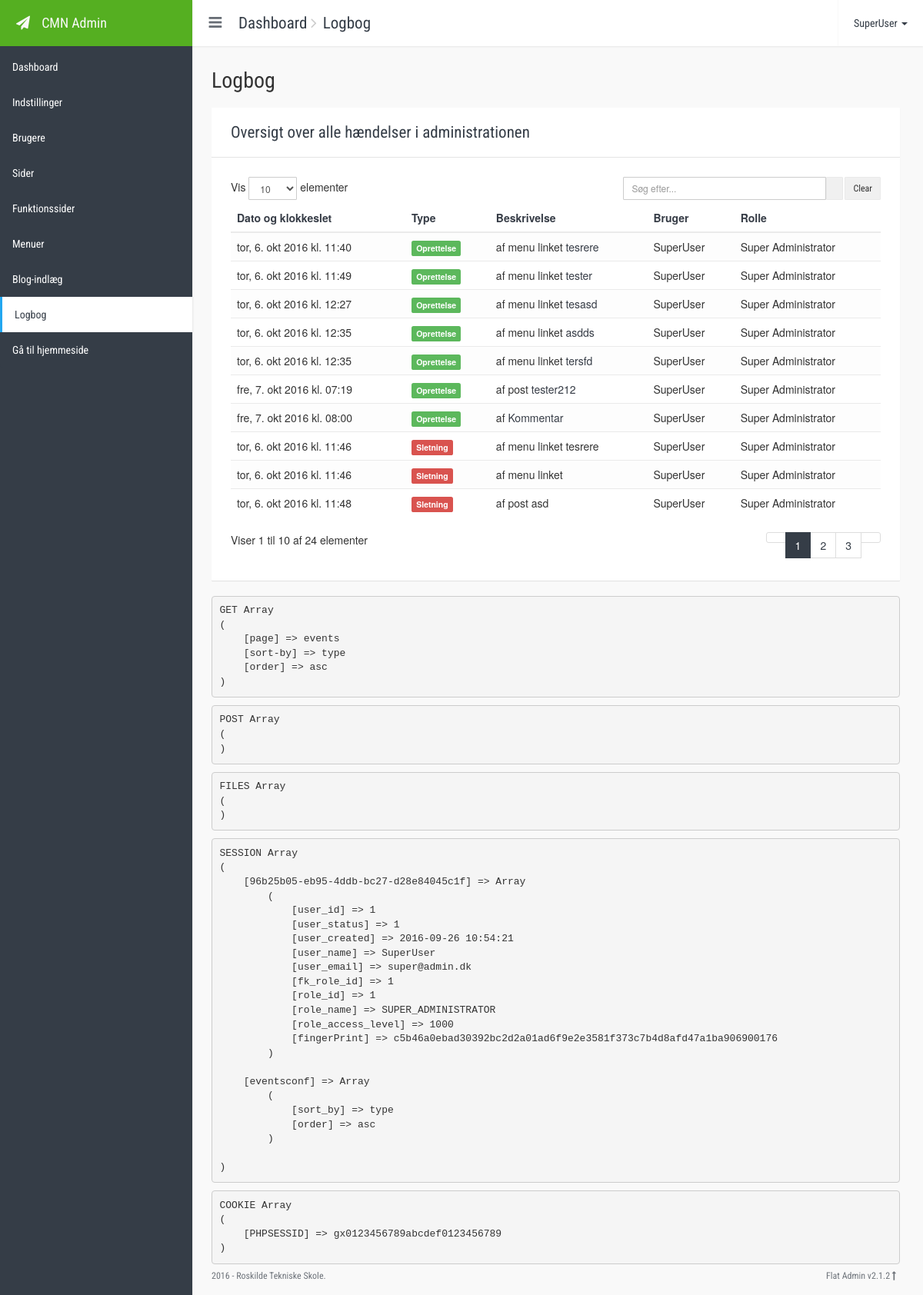
The page /cmk-cms/index.php?page=events&sort-by=type&order=asc (signed in) on the database its author committed.
### tables this page shows
CREATE TABLE IF NOT EXISTS `events` (
  `event_id` mediumint(8) unsigned NOT NULL AUTO_INCREMENT,
  `event_time` timestamp NOT NULL DEFAULT CURRENT_TIMESTAMP,
  `event_description` text NOT NULL,
  `event_access_level_required` smallint(4) unsigned NOT NULL,
  `fk_user_id` mediumint(8) unsigned DEFAULT NULL,
  `fk_event_type_id` tinyint(3) unsigned NOT NULL,
  PRIMARY KEY (`event_id`),
  KEY `fk_user_id` (`fk_user_id`),
  KEY `fk_event_type_id` (`fk_event_type_id`)
);

CREATE TABLE IF NOT EXISTS `event_types` (
  `event_type_id` tinyint(3) unsigned NOT NULL AUTO_INCREMENT,
  `event_type_name` varchar(45) NOT NULL,
  `event_type_class` varchar(7) NOT NULL,
  PRIMARY KEY (`event_type_id`)
);

CREATE TABLE IF NOT EXISTS `users` (
  `user_id` mediumint(8) unsigned NOT NULL AUTO_INCREMENT,
  `user_status` tinyint(1) unsigned NOT NULL DEFAULT '1' COMMENT '0=Disabled, 1=Enabled',
  `user_created` timestamp NOT NULL DEFAULT CURRENT_TIMESTAMP,
  `user_name` varchar(100) NOT NULL,
  `user_email` varchar(100) NOT NULL,
  `user_password` varchar(255) NOT NULL,
  `fk_role_id` tinyint(3) unsigned NOT NULL DEFAULT '4',
  PRIMARY KEY (`user_id`),
  KEY `fk_role_id` (`fk_role_id`)
);

CREATE TABLE IF NOT EXISTS `roles` (
  `role_id` tinyint(3) unsigned NOT NULL AUTO_INCREMENT,
  `role_name` varchar(25) NOT NULL,
  `role_access_level` smallint(5) unsigned NOT NULL,
  PRIMARY KEY (`role_id`)
);

### cmk-cms/config.php (called while the page is built, shortened)
<?php
$include_path = 'includes/';
include $include_path.'classes/db_conf.php';
include $include_path.'classes/login_class.php';
include $include_path.'classes/events.php';
$DB=new DB();
$userClass=new User();
$user=$userClass->getUser();
require $include_path . 'functions.php';
$timeStamp=FORMATTED_TIME;
$icons =
[
	'caret-down'	=> '<i class="fa fa-caret-down fa-fw" aria-hidden="true"></i>',
	'check'			=> '<i class="fa fa-check fa-fw" aria-hidden="true"></i>',
	'create'		=> '<i class="fa fa-plus fa-fw" aria-hidden="true"></i>',
	'edit'			=> '<i class="fa fa-pencil fa-fw" aria-hidden="true"></i>',
	'external-link'	=> '<i class="fa fa-external-link fa-fw" aria-hidden="true"></i>',
	'delete'		=> '<i class="fa fa-trash-o fa-fw" aria-hidden="true"></i>',
	'save'			=> '<i class="fa fa-floppy-o fa-fw" aria-hidden="true"></i>',
	'search'		=> '<i class="fa fa-search fa-fw" aria-hidden="true"></i>',
	'preview'		=> '<i class="fa fa-eye fa-fw" aria-hidden="true"></i>',
	'times'			=> '<i class="fa fa-times fa-fw" aria-hidden="true"></i>',
	'dashboard'		=> '<i class="fa fa-dashboard fa-fw" aria-hidden="true"></i>',
	'warning'		=> '<i class="fa fa-exclamation-triangle fa-fw" aria-hidden="true"></i>',
	'users'			=> '<i class="fa fa fa-users fa-fw" aria-hidden="true"></i>',
	'files'			=> '<i class="fa fa-files-o fa-fw" aria-hidden="true"></i>',
	'file-text'		=> '<i class="fa fa-file-text-o fa-fw" aria-hidden="true"></i>',
	'puzzle'		=> '<i class="fa fa-puzzle-piece fa-fw" aria-hidden="true"></i>',
	'sitemap'		=> '<i class="fa fa-sitemap fa-fw" aria-hidden="true"></i>',
	'comment'		=> '<i class="fa fa-comment fa-fw" aria-hidden="true"></i>',
	'comments'		=> '<i class="fa fa-comments-o fa-fw" aria-hidden="true"></i>',
	'sign-in'		=> '<i class="fa fa-sign-in fa-fw" aria-hidden="true"></i>',
	'sign-out'		=> '<i class="fa fa-sign-out fa-fw" aria-hidden="true"></i>',
	'sort'			=> '<i class="fa fa-sort fa-fw sortable-handle" aria-hidden="true"></i>',
	'sort-asc'		=> '<i class="fa fa-sort-amount-asc fa-fw" aria-hidden="true"></i>',
	'sort-desc'		=> '<i class="fa fa-sort-amount-desc fa-fw" aria-hidden="true"></i>',
	'user'			=> '<i class="fa fa-user fa-fw" aria-hidden="true"></i>',
	'previous'		=> '<i class="fa fa-angle-left fa-fw" aria-hidden="true"></i>',
	'next'			=> '<i class="fa fa-angle-right fa-fw" aria-hidden="true"></i>',
	'history'		=> '<i class="fa fa-history fa-fw" aria-hidden="true"></i>',
	'settings'		=> '<i class="fa fa-cog fa-fw" aria-hidden="true"></i>',
	'link'			=> '<i class="fa fa-link fa-fw" aria-hidden="true"></i>'
];
$show_pages_length=[
    '1'=>1,
    '2'=>2,
    '3'=>3,
    '10'=>10,
    '25'=>25,
    '50'=>50,
    '100'=>100,
];

### cmk-cms/includes/classes/db_conf.php (called while the page is built, shortened)
<?php
    class DB{
        private $h = "localhost";
        private $u = "root";
        private $p = "";
        private $d = "hfp2_nco_cms";
        protected $conn;
        public $countrows=true;
        function __construct(){
            $this->conn = new mysqli($this->h, $this->u, $this->p, $this->d);
            $this->conn->set_charset("utf8");
            $this->conn->query("SET lc_time_names='da_DK';");
        }
        function find($table,$obj = null){
            $parameters = array();
            if($obj){
                if(isset($obj['join'])){
                    foreach ($obj['join'] as $k=>$v) {
                        $parameters[] 	= $v['type'] . " JOIN " . $v['table'] . " ON " . $v['cond'];
                    }
                }
                if(isset($obj['cond']))  $parameters[] = "WHERE " . $obj['cond'];
            }
            $fields = $obj && isset($obj['fields']) ? $obj['fields'] : '*';
            $queryDefault="SELECT " . $fields . " FROM " . $table;
            $query=$queryDefault;
            if(count($parameters) > 0)
                $query .= " " . join(" ",$parameters);
            $result = $this->conn->query($query);
            $this->row_totals=$result->num_rows;
            if($this->countrows && $obj){
                if(isset($obj['order'])) $parameters[] = "ORDER BY " . $obj['order'];
                if(isset($obj['limit'])) $parameters[] = "LIMIT " . $obj['limit'];
                if(count($parameters) > 0)
                    $query = $queryDefault." " . join(" ",$parameters);
                $result = $this->conn->query($query);
                $this->row_totals_second=$result->num_rows;
            }
            $r2=array();
            if(!$result){
                query_error($this->conn->error,$query,__LINE__,__FILE__);
            }else if($result->num_rows > 0){
                while ($row = $result->fetch_assoc()) {
                    $r2[]=$row;
                }
            }
            return $r2;
        }
    }
?>

### cmk-cms/includes/classes/login_class.php (called while the page is built, shortened)
<?php
class User extends DB{
    private $user;
    private $user_key="96b25b05-eb95-4ddb-bc27-d28e84045c1f";
    function getUser(){
        return $this->user;
    }
    private function get_user_from_session() {
        $this->user = $_SESSION[$this->user_key];
    }
}
?>

### cmk-cms/view/events.php (the view, shortened to what this page needs)
<?php
$page_length = isset($_SESSION[$view_file.'conf']['page_length'])	? intval($_SESSION[$view_file.'conf']['page_length'])	: DEFAULT_PAGE_LENGTH;
$page_no 	 = isset($_SESSION[$view_file.'conf']['page_no'])		? $_SESSION[$view_file.'conf']['page_no']	: 1;
$sort_by	 = isset($_SESSION[$view_file.'conf']['sort_by'])		? $_SESSION[$view_file.'conf']['sort_by']	: 'timestamp';
$order 		 = isset($_SESSION[$view_file.'conf']['order'])		? $_SESSION[$view_file.'conf']['order']	: 'desc';
$search 	 = isset($_SESSION[$view_file.'conf']['search'])		? $_SESSION[$view_file.'conf']['search']	: '';
$icon_time		= $icon_type = $icon_desc = $icon_name = $icon_role = '';
if ($order  == 'desc')
{
	$new_order	= 'asc';
	$icon		= $icons['sort-desc'];
}
else
{
	$new_order	= 'desc';
	$icon		= $icons['sort-asc'];
}
switch($sort_by)
{
	case 'type':
		$icon_type		= $icon;
		$sorting="event_type_name ".$order;
		break;
}
?>
<div class="page-title">
	<span class="title">
		<?php
		echo $view_files[$view_file]['icon'] . ' ' . $view_files[$view_file]['title']
		?>
	</span>
</div>
<div class="card">
	<div class="card-header">
		<div class="card-title">
			<div class="title"><?php echo LOGBOOK_DESCRIPTION ?></div>
		</div>
	</div>
	<div class="card-body">
		<div class="row">
			<div class="col-md-4">
				<form class="form-inline" data-page="<?php echo $view_file; ?>">
					<label class="font-weight-300">
						Vis
						<select class="form-control input-sm" name="page-length" data-change="submit-form">
							<?php foreach($show_pages_length as $k=>$v){?>
								<option value="<?php echo $k?>" <?php echo $page_length == $k ? "selected" : "" ?>><?php echo $v?></option>
							<?php }?>
						</select>
						elementer
					</label>
				</form>
			</div>
			<div class="col-md-5 col-md-offset-3 text-right">
				<form data-page="<?php echo $view_file; ?>">
					<div class="input-group input-group-sm">
						<input type="search" name="search" id="search" class="form-control" placeholder="<?php echo PLACEHOLDER_SEARCH ?>" value="<?php if($search) echo  $search;?>">
						<span class="input-group-btn">
							<button class="btn btn-default" type="submit"><?php echo $icons['search'] ?></button>
						</span>
						<span class="input-group-btn"></span>
						<span class="input-group-btn">
							<button class="btn btn-default" type="submit" name="clear" id="clear" value="search">Clear</button>
						</span>
					</div>
				</form>
			</div>
		</div>
		<div class="table-responsive">
			<table class="table table-hover table-striped">
				<thead>
				<tr>
					<th>
						<a href="index.php?page=<?php echo $view_file; ?>&sort-by=timestamp&order=<?php echo $new_order;?>" data-page="<?php echo $view_file; ?>" data-params="sort-by=timestamp&order=<?php echo $new_order;?>" title="<?php echo SORT_BY_THIS_COLUMN ?>"><?php echo $icon_time . DATE_AND_TIME ?></a>
					</th>
					<th>
						<a href="index.php?page=<?php echo $view_file; ?>&sort-by=type&order=<?php echo $new_order;?>" data-page="<?php echo $view_file; ?>" data-params="sort-by=type&order=<?php echo $new_order;?>" title="<?php echo SORT_BY_THIS_COLUMN ?>"><?php echo $icon_type . TYPE ?></a>
					</th>
					<th>
						<a href="index.php?page=<?php echo $view_file; ?>&sort-by=description&order=<?php echo $new_order;?>" data-page="<?php echo $view_file; ?>" data-params="sort-by=description&order=<?php echo $new_order;?>" title="<?php echo SORT_BY_THIS_COLUMN ?>"><?php echo $icon_desc . DESCRIPTION ?></a>
					</th>
					<th>
						<a href="index.php?page=<?php echo $view_file; ?>&sort-by=user-name&order=<?php echo $new_order;?>" data-page="<?php echo $view_file; ?>" data-params="sort-by=user-name&order=<?php echo $new_order;?>" title="<?php echo SORT_BY_THIS_COLUMN ?>"><?php echo $icon_name . USER ?></a>
					</th>
					<th>
						<a href="index.php?page=<?php echo $view_file; ?>&sort-by=role-name&order=<?php echo $new_order;?>" data-page="<?php echo $view_file; ?>" data-params="sort-by=role-name&order=<?php echo $new_order;?>" title="<?php echo SORT_BY_THIS_COLUMN ?>"><?php echo $icon_role . ROLE ?></a>
					</th>
				</tr>
				</thead>
				<tbody>
				<?php
					$offset=$page_length*($page_no-1);
					$sql_options=array(
						'fields'=>'DATE_FORMAT(event_time,"'.$timeStamp.'") AS event_created,event_description,event_type_name,event_type_class,role_name,user_name',
						'order'=> $sorting,
						'limit'=> $page_length . " OFFSET " . $offset,
						'join'=>array(
							array('type'=>'INNER','table'=>'event_types','cond'=>'fk_event_type_id=event_type_id'),
							array('type'=>'INNER','table'=>'users','cond'=>'fk_user_id=user_id'),
							array('type'=>'INNER','table'=>'roles','cond'=>'fk_role_id=role_id')
						)
					);
					$ar=[];
					$ar[] ="event_access_level_required<=".$user['role_access_level']." AND role_access_level<=".$user['role_access_level'];
					$sql_options['cond']=join(' AND ',$ar);
					$events=$DB->find('events',$sql_options);
					$events_total = $DB->row_totals;
					$events_current_total = $DB->row_totals_second;
					foreach($events as $v){
						?>
						<tr>
							<td><?php echo $v['event_created'] ?></td>
							<td><span class="label label-<?php echo $v['event_type_class'] ?>"><?php echo constant($v['event_type_name']) ?></span></td>
							<td><?php echo $v['event_description'] ?></td>
							<td><?php echo $v['user_name'] ?></td>
							<td><?php echo constant($v['role_name']) ?></td>
						</tr>
						<?php
					}
				?>
				</tbody>
			</table>
		</div>
		<div class="row">
			<div class="col-md-3">
				<?php echo sprintf(SHOWING_ITEMS_AMOUNT, ($events_current_total == 0 ? 0 : $offset+1) , $offset+$events_current_total, $events_total) ?>
			</div>
			<div class="col-md-9 text-right">
			</div>
		</div>
	</div>
</div>
<?php
if (DEVELOPER_STATUS) { show_developer_info(); }

### cmk-cms/css/style.css (style rules this page uses)
html { height: 100%; }
body { padding-top: 0; height: 100%; position: relative; }
* { outline: none; }
a { text-decoration: none; }
.font-weight-300 { font-weight: 300; }
.page-title { font-family: 'Roboto Condensed', sans-serif; margin-left: -10px; margin-right: -10px; padding: 15px 10px; margin-bottom: 0px; height: auto; }
.page-title .title { font-size: 2em; }
.card { background-color: #FFF; border-radius: 1px; overflow: hidden; position: relative; }
.card .card-body { padding: 25px; }
.card .card-header .card-title { padding: 1.2em 25px; float: left; }
.card .card-header .card-title .title { font-family: 'Roboto Condensed', sans-serif; font-size: 1.5em; text-decoration: none; }
.card .card-header:after { content: ''; display: block; clear: both; }
.btn { border-radius: 1px; border-width: 1px; font-family: 'Roboto Condensed', sans-serif; }
.btn-group-lg > .btn, .btn-group-lg > .btn-lg, .input-group-sm>.input-group-btn>.btn { border-radius: 1px; }
.form-control, .input-group-sm>.form-control { border-radius: 1px; box-shadow: none; }

### cmk-cms/css/themes/flat-new.css (style rules this page uses)
.flat-blue { background-color: #F9F9F9; }
.flat-blue a { color: #363c46; }
.flat-blue .card { box-shadow: 0 1px 1px rgba(0, 0, 0, 0.1); border: 0px solid #E4E4E4; }
.flat-blue .card .card-header { border-bottom: 1px solid #E4E4E4; }
.flat-blue .card .card-header .title { color: #353d47; }
.flat-blue .btn.btn-default { background-color: #F0F0F0; border-color: #EAEAEA; }
.flat-blue .table > tbody > tr > td, .flat-blue .table > tbody > tr > th, .flat-blue .table > tfoot > tr > td, .flat-blue .table > tfoot > tr > th { border-color: #EAEAEA; }
.flat-blue .table > thead > tr > th { border-color: #EAEAEA; }
.flat-blue .table.table-striped > tbody > tr:nth-of-type(odd) { background-color: #FDFDFD; }

### rows shown on the page
events: event_created "tor, 6. okt 2016 kl. 11:40", fk_event_type.event_type_name "Oprettelse", event_description "af menu linket tesrere", fk_user.user_name "SuperUser", roles.role_name "Super Administrator"
events: event_created "tor, 6. okt 2016 kl. 11:49", fk_event_type.event_type_name "Oprettelse", event_description "af menu linket tester", fk_user.user_name "SuperUser", roles.role_name "Super Administrator"
events: event_created "tor, 6. okt 2016 kl. 12:27", fk_event_type.event_type_name "Oprettelse", event_description "af menu linket tesasd", fk_user.user_name "SuperUser", roles.role_name "Super Administrator"
events: event_created "tor, 6. okt 2016 kl. 12:35", fk_event_type.event_type_name "Oprettelse", event_description "af menu linket asdds", fk_user.user_name "SuperUser", roles.role_name "Super Administrator"
events: event_created "tor, 6. okt 2016 kl. 12:35", fk_event_type.event_type_name "Oprettelse", event_description "af menu linket tersfd", fk_user.user_name "SuperUser", roles.role_name "Super Administrator"
events: event_created "fre, 7. okt 2016 kl. 07:19", fk_event_type.event_type_name "Oprettelse", event_description "af post tester212", fk_user.user_name "SuperUser", roles.role_name "Super Administrator"
events: event_created "fre, 7. okt 2016 kl. 08:00", fk_event_type.event_type_name "Oprettelse", event_description "af Kommentar", fk_user.user_name "SuperUser", roles.role_name "Super Administrator"
events: event_created "tor, 6. okt 2016 kl. 11:46", fk_event_type.event_type_name "Sletning", event_description "af menu linket tesrere", fk_user.user_name "SuperUser", roles.role_name "Super Administrator"
events: event_created "tor, 6. okt 2016 kl. 11:46", fk_event_type.event_type_name "Sletning", event_description "af menu linket", fk_user.user_name "SuperUser", roles.role_name "Super Administrator"
events: event_created "tor, 6. okt 2016 kl. 11:48", fk_event_type.event_type_name "Sletning", event_description "af post asd", fk_user.user_name "SuperUser", roles.role_name "Super Administrator"

### other values the page prints
$view_files['index']['title'] "Dashboard"
$view_files['events']['title'] "Logbog"
$user['user_name'] "SuperUser"
$details['title'] "Dashboard"
$details['title'] "Indstillinger"
$details['title'] "Brugere"
$details['title'] "Sider"
$details['title'] "Funktionssider"
$details['title'] "Menuer"
$details['title'] "Blog-indlæg"
$details['title'] "Logbog"
GO_TO_SITE "Gå til hjemmeside"
$view_files[$view_file]['title'] "Logbog"
LOGBOOK_DESCRIPTION "Oversigt over alle hændelser i administrationen"
DATE_AND_TIME "Dato og klokkeslet"
